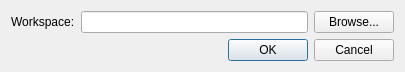
<?xml version="1.0" encoding="UTF-8"?>
<ui version="4.0">
 <class>SelectWorkspace</class>
 <widget class="QDialog" name="SelectWorkspace">
  <property name="geometry">
   <rect>
    <x>0</x>
    <y>0</y>
    <width>405</width>
    <height>72</height>
   </rect>
  </property>
  <property name="windowTitle">
   <string>Select Workspace</string>
  </property>
  <layout class="QVBoxLayout" name="verticalLayout">
   <item>
    <layout class="QHBoxLayout" name="horizontalLayout">
     <item>
      <widget class="QLabel" name="label">
       <property name="text">
        <string>Workspace:</string>
       </property>
      </widget>
     </item>
     <item>
      <widget class="QLineEdit" name="lineEdit"/>
     </item>
     <item>
      <widget class="QPushButton" name="pushButtonBrowse">
       <property name="text">
        <string>Browse...</string>
       </property>
      </widget>
     </item>
    </layout>
   </item>
   <item>
    <widget class="QDialogButtonBox" name="buttonBox">
     <property name="orientation">
      <enum>Qt::Horizontal</enum>
     </property>
     <property name="standardButtons">
      <set>QDialogButtonBox::Cancel|QDialogButtonBox::Ok</set>
     </property>
    </widget>
   </item>
  </layout>
 </widget>
 <resources/>
 <connections>
  <connection>
   <sender>buttonBox</sender>
   <signal>accepted()</signal>
   <receiver>SelectWorkspace</receiver>
   <slot>accept()</slot>
   <hints>
    <hint type="sourcelabel">
     <x>248</x>
     <y>254</y>
    </hint>
    <hint type="destinationlabel">
     <x>157</x>
     <y>274</y>
    </hint>
   </hints>
  </connection>
  <connection>
   <sender>buttonBox</sender>
   <signal>rejected()</signal>
   <receiver>SelectWorkspace</receiver>
   <slot>reject()</slot>
   <hints>
    <hint type="sourcelabel">
     <x>316</x>
     <y>260</y>
    </hint>
    <hint type="destinationlabel">
     <x>286</x>
     <y>274</y>
    </hint>
   </hints>
  </connection>
 </connections>
</ui>
